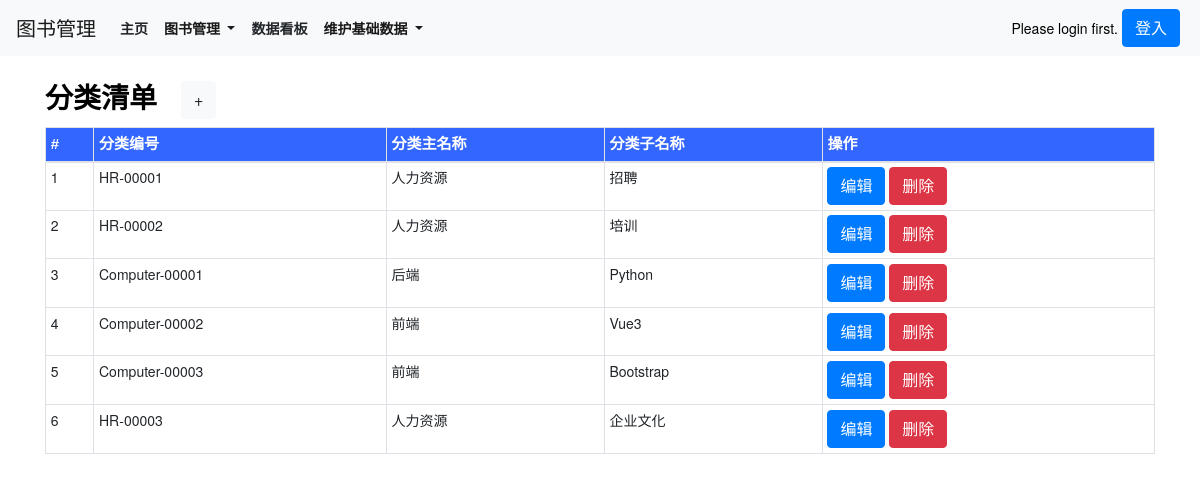
Screenshot of /categorylist_show/ with the database file from the repository.
### book/models.py (models this page shows, shortened)
class category(models.Model):
    cid = models.AutoField(primary_key=True)
    category_id = models.CharField(max_length=500,verbose_name=('分类编号'),)
    category_keyname = models.CharField(max_length=500,verbose_name=('分类主名称'),)
    category_subname = models.CharField(max_length=500,verbose_name=('分类子名称'),)
    class Meta:
        verbose_name = ('分类')
        verbose_name_plural = ('分类')

### book/views.py (the view)
# urls.py: path('categorylist_show/', views.categorylist_show, name='categorylist_show'),
def categorylist_show(request):
    categorylist = category.objects.all()
    context = {
        'categorylist':categorylist,
    }
    return render(request,'categorylist_show.html',context)

### templates/categorylist_show.html (shortened to what this page needs)
{% extends 'base.html' %}
{% load static %}
{% block body_block %}
<div class="container">
    <div class="row py-4 align-items-center">
        <div class="col-lg-12 col-md-12 mt-0 table-responsive"  style="background-color: #fff;">
            <h3 class="font-weight-bold">分类清单<a class="ml-4 btn btn-light" href="/categorylist_new/">+</a></h3>
            <table class="table table-striped table-sm table-bordered ">
                <thead>
                    <tr style="color:White;background-color:#3366FF;font-family:微軟正黑體,Tahoma,Arial,微軟雅黑體;font-size:15px;">
                        <th scope="col">#</th>
                        <th scope="col">分类编号</th>
                        <th scope="col">分类主名称</th>
                        <th scope="col">分类子名称</th>
                        <th scope="col">操作</th>
                    </tr>
                </thead>
                {% for category in categorylist %}
                    <td>{{ category.cid }}</td>
                    <td>{{ category.category_id }}</td>
                    <td>{{ category.category_keyname }}</td>
                    <td>{{ category.category_subname }}</td>
                    <td>
                        <a class="btn btn-primary btn-xs" href="/categorylist_edit/{{ category.cid }}/">编辑</a>
                        <a class="btn btn-danger btn-xs" href="/categorylist_delete/{{ category.cid }}/">删除</a>
                    </td>
                {% endfor %}
            </table>
        </div>
    </div>
</div>
<br>
<br>
<br>
<br>
<br>
{% endblock %}

### templates/base.html (style rules this page uses)
html, body { position: relative; height: 100%; }
body { background: #fff; font-family: Helvetica Neue, Helvetica, Arial, sans-serif; font-size: 14px; color:#000; margin: 10; padding: 10; }

### rows the page displays
category: cid "1", category_id "HR-00001", category_keyname "人力资源", category_subname "招聘"
category: cid "2", category_id "HR-00002", category_keyname "人力资源", category_subname "培训"
category: cid "3", category_id "Computer-00001", category_keyname "后端", category_subname "Python"
category: cid "4", category_id "Computer-00002", category_keyname "前端", category_subname "Vue3"
category: cid "5", category_id "Computer-00003", category_keyname "前端", category_subname "Bootstrap"
category: cid "6", category_id "HR-00003", category_keyname "人力资源", category_subname "企业文化"
